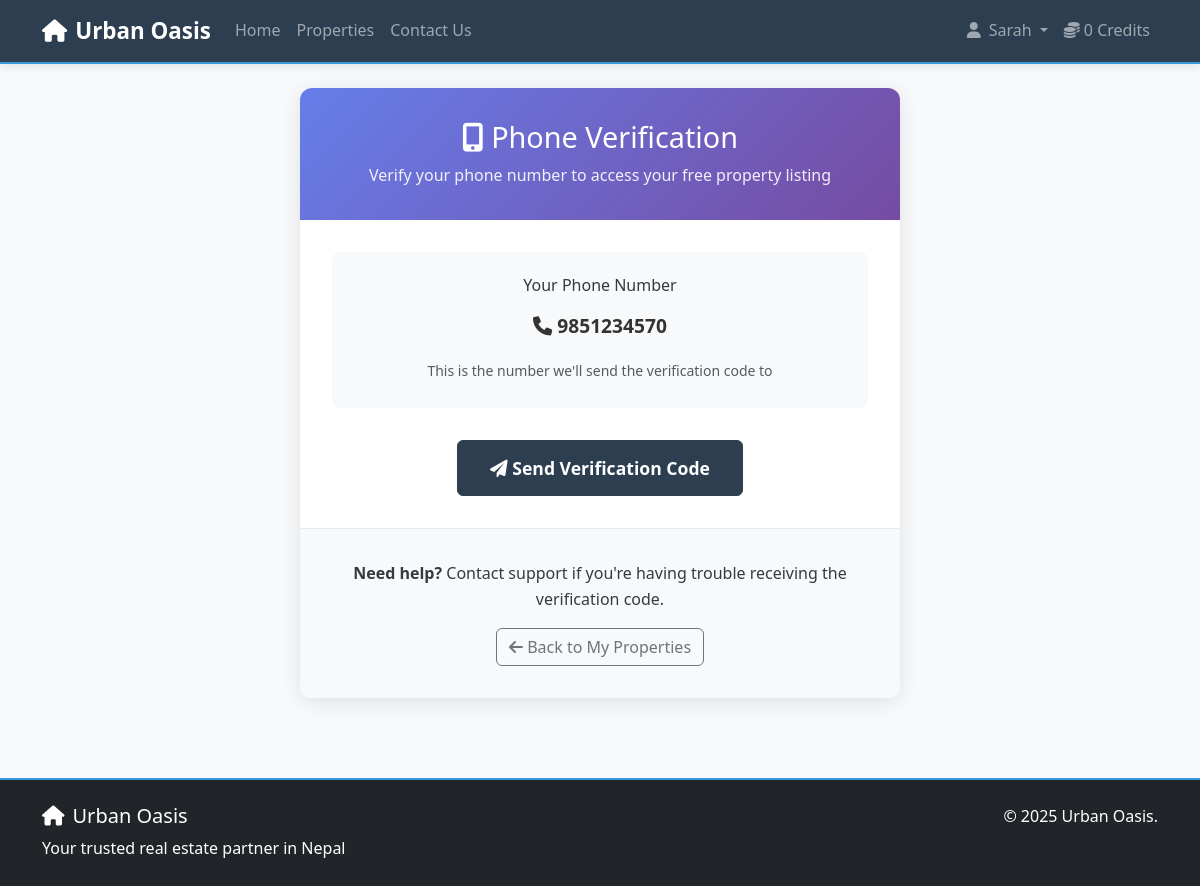
Page /verify-phone.php (signed in) on the committed database.
### tables this page shows
CREATE TABLE `users` (
  `id` int(11) NOT NULL,
  `email` varchar(100) NOT NULL,
  `password` varchar(255) NOT NULL,
  `first_name` varchar(50) NOT NULL,
  `last_name` varchar(50) NOT NULL,
  `phone` varchar(20) DEFAULT NULL,
  `address` text DEFAULT NULL,
  `city` varchar(50) DEFAULT NULL,
  `listing_credits` int(11) NOT NULL DEFAULT 0,
  `free_listings_used` int(11) NOT NULL DEFAULT 0,
  `total_listings_created` int(11) NOT NULL DEFAULT 0,
  `created_at` timestamp NOT NULL DEFAULT current_timestamp(),
  `updated_at` timestamp NOT NULL DEFAULT current_timestamp() ON UPDATE current_timestamp()
);

### config/session_utils.php (called while the page is built, shortened)
<?php
function isUserLoggedIn() {
    return isset($_SESSION['user_id']);
}
?>

### config/user_utils.php (called while the page is built, shortened)
<?php
function getUserById($pdo, $userId) {
    $stmt = $pdo->prepare("SELECT * FROM users WHERE id = ?");
    $stmt->execute([$userId]);
    return $stmt->fetch(PDO::FETCH_ASSOC);
}
?>

### verify-phone.php (the view, shortened to what this page needs)
<?php
require_once 'config/database.php';
$user_id = $_SESSION['user_id'];
$success = '';
$stmt = $pdo->prepare("SELECT * FROM users WHERE id = ?");
$stmt->execute([$user_id]);
$user = $stmt->fetch();
require_once 'includes/header.php';
?>
<main class="container">
    <div class="verification-container">
        <div class="verification-header">
            <h1><i class="fas fa-mobile-alt"></i> Phone Verification</h1>
            <p>Verify your phone number to access your free property listing</p>
        </div>
        <div class="verification-steps">
            <div class="step-card">
                <h6>Your Phone Number</h6>
                <p class="phone-display"><i class="fas fa-phone"></i> <?php echo htmlspecialchars($user['phone']); ?></p>
                <small class="text-muted">This is the number we'll send the verification code to</small>
            </div>
            <?php if (empty($success)): ?>
            <form method="POST" class="verification-form">
                <button type="submit" class="btn btn-primary btn-lg">
                    <i class="fas fa-paper-plane"></i> Send Verification Code
                </button>
            </form>
            <?php endif; ?>
        </div>
        <div class="verification-footer">
            <p><strong>Need help?</strong> Contact support if you're having trouble receiving the verification code.</p>
            <a href="my-properties.php" class="btn btn-outline-secondary">
                <i class="fas fa-arrow-left"></i> Back to My Properties
            </a>
        </div>
    </div>
</main>
<?php require_once 'includes/footer.php'; ?>

### includes/header.php (shortened to what this page needs)
<?php
require_once 'config/database.php';
require_once 'config/user_utils.php';
require_once 'config/session_utils.php';
$isLoggedIn = isUserLoggedIn();
$currentUser = null;
if ($isLoggedIn) {
    $currentUser = getUserById($pdo, $_SESSION['user_id']);
}
?>
<!DOCTYPE html>
<html lang="en">
<head>
    <link href="https://cdn.jsdelivr.net/npm/bootstrap@5.3.0/dist/css/bootstrap.min.css" rel="stylesheet">
    <link href="https://cdnjs.cloudflare.com/ajax/libs/font-awesome/6.0.0/css/all.min.css" rel="stylesheet">
    <link href="css/style.css" rel="stylesheet">
</head>
<body>
    <nav class="navbar navbar-expand-lg navbar-dark bg-dark fixed-top">
        <div class="container">
            <a class="navbar-brand" href="index.php">
                <i class="fas fa-home me-2"></i>Urban Oasis
            </a>
            <div class="collapse navbar-collapse" id="navbarNav">
                <ul class="navbar-nav me-auto">
                    <li class="nav-item">
                        <a class="nav-link <?php echo basename($_SERVER['PHP_SELF']) == 'index.php' ? 'active' : ''; ?>" href="index.php">Home</a>
                    </li>
                    <li class="nav-item">
                        <a class="nav-link <?php echo basename($_SERVER['PHP_SELF']) == 'properties.php' ? 'active' : ''; ?>" href="properties.php">Properties</a>
                    </li>
                    <li class="nav-item">
                        <a class="nav-link <?php echo basename($_SERVER['PHP_SELF']) == 'contact.php' ? 'active' : ''; ?>" href="contact.php">Contact Us</a>
                    </li>
                </ul>
                <ul class="navbar-nav">
                    <?php if ($isLoggedIn): ?>
                        <li class="nav-item dropdown">
                            <a class="nav-link dropdown-toggle" href="#" id="navbarDropdown" role="button" data-bs-toggle="dropdown">
                                <i class="fas fa-user me-2"></i><?php echo htmlspecialchars($currentUser['first_name'] ?? 'User'); ?>
                            </a>
                        </li>
                        <?php if (isset($_SESSION['user_id'])): ?>
                            <li class="nav-item">
                                <a class="nav-link" href="subscription.php">
                                    <i class="fas fa-coins me-1"></i><?php echo ($currentUser && isset($currentUser['listing_credits'])) ? $currentUser['listing_credits'] : 0; ?> Credits
                                </a>
                            </li>
                        <?php endif; ?>
                    <?php endif; ?>
                </ul>
            </div>
        </div>
    </nav>
    <main class="main-content">

### css/style.css (style rules this page uses)
:root { --primary-color: #2c3e50; --primary-light: #34495e; --primary-dark: #1a252f; --secondary-color: #3498db; --secondary-light: #5dade2; --secondary-dark: #2980b9; --accent-color: #e74c3c; --accent-light: #ec7063; --accent-dark: #c0392b; --white: #ffffff; --light-gray: #f8f9fa; --medium-gray: #e9ecef; --dark-gray: #6c757d; --text-dark: #343a40; --text-light: #ffffff; --text-muted: #6c757d; --success-color: #28a745; --success-light: #d4edda; --warning-color: #ffc107; --warning-light: #fff3cd; --danger-color: #dc3545; --danger-light: #f8d7da; --info-color: #17a2b8; --info-light: #d1ecf1; --shadow-sm: 0 2px 4px rgba(0,0,0,0.1); --shadow-md: 0 4px 8px rgba(0,0,0,0.1); --shadow-lg: 0 8px 16px rgba(0,0,0,0.15); --shadow-xl: 0 12px 24px rgba(0,0,0,0.2); --radius-sm: 4px; --radius-md: 8px; --radius-lg: 12px; --radius-xl: 16px; --spacing-xs: 0.25rem; --spacing-sm: 0.5rem; --spacing-md: 1rem; --spacing-lg: 1.5rem; --spacing-xl: 2rem; --spacing-xxl: 3rem; --font-family: 'Segoe UI', Tahoma, Geneva, Verdana, sans-serif; --font-size-xs: 0.75rem; --font-size-sm: 0.875rem; --font-size-base: 1rem; --font-size-lg: 1.125rem; --font-size-xl: 1.25rem; --font-size-xxl: 1.5rem; --font-size-display: 2rem; --transition-fast: 0.15s ease; --transition-normal: 0.3s ease; --transition-slow: 0.5s ease; }
html { height: 100%; }
body { font-family: var(--font-family); font-size: var(--font-size-base); line-height: 1.6; min-height: 100vh; display: flex; flex-direction: column; padding-top: 56px; margin: 0; overflow-x: hidden; height: auto; color: var(--text-dark); background-color: var(--light-gray); }
.main-content { flex: 1; padding-top: 0; min-height: auto; }
.navbar { box-shadow: 0 2px 10px rgba(0,0,0,0.1); transition: background-color 0.3s ease; z-index: 1030 !important; background-color: #2c3e50 !important; border-bottom: 2px solid #3498db; }
.navbar.bg-dark { background-color: #2c3e50 !important; }
.navbar-dark { background-color: #2c3e50 !important; }
.navbar-brand { font-weight: 600; font-size: 1.4rem; color: #fff !important; }
.navbar-nav .nav-link { font-weight: 500; transition: color 0.3s ease; }
.btn-primary { background-color: #2c3e50; border-color: #2c3e50; font-weight: 600; padding: 10px 20px; border-radius: 6px; transition: all 0.3s ease; }

### verify-phone.php (style rules this page uses)
.verification-container { max-width: 600px; margin: 2rem auto; background: white; border-radius: 12px; box-shadow: 0 4px 20px rgba(0,0,0,0.1); overflow: hidden; }
.verification-header { background: linear-gradient(135deg, #667eea 0%, #764ba2 100%); color: white; padding: 2rem; text-align: center; }
.verification-header h1 { margin: 0 0 0.5rem 0; font-size: 1.8rem; }
.verification-header p { margin: 0; opacity: 0.9; }
.verification-steps, .verification-footer { padding: 2rem; }
.step-card { background: #f8f9fa; padding: 1.5rem; border-radius: 8px; text-align: center; margin-bottom: 2rem; }
.phone-display { font-size: 1.2rem; font-weight: 600; color: #333; margin: 1rem 0; }
.verification-form { text-align: center; }
.btn-lg { padding: 0.875rem 2rem; font-size: 1.1rem; }
.verification-footer { background: #f8f9fa; text-align: center; border-top: 1px solid #e9ecef; }

### rows in the picture
users: first_name "Sarah", listing_credits "0", phone "9851234570"
